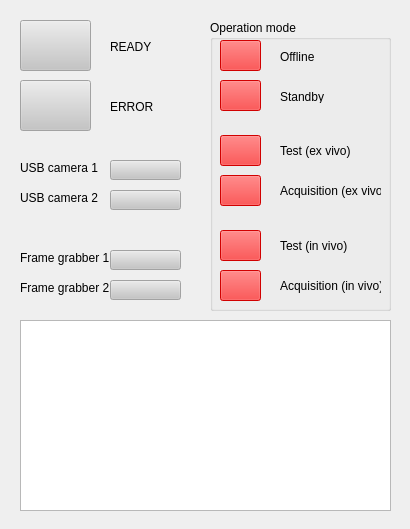
<?xml version="1.0" encoding="UTF-8"?>
<ui version="4.0">
 <class>MainWindow</class>
 <widget class="QMainWindow" name="MainWindow">
  <property name="enabled">
   <bool>true</bool>
  </property>
  <property name="geometry">
   <rect>
    <x>0</x>
    <y>0</y>
    <width>410</width>
    <height>529</height>
   </rect>
  </property>
  <property name="windowTitle">
   <string>Aiming Beam 2.0</string>
  </property>
  <widget class="QWidget" name="centralWidget">
   <widget class="QGroupBox" name="groupBox">
    <property name="geometry">
     <rect>
      <x>210</x>
      <y>20</y>
      <width>181</width>
      <height>291</height>
     </rect>
    </property>
    <property name="title">
     <string>Operation mode</string>
    </property>
    <widget class="QToolButton" name="offline_btn">
     <property name="enabled">
      <bool>false</bool>
     </property>
     <property name="geometry">
      <rect>
       <x>10</x>
       <y>20</y>
       <width>41</width>
       <height>31</height>
      </rect>
     </property>
     <property name="styleSheet">
      <string notr="true">background-color: rgb(255, 0, 0);</string>
     </property>
     <property name="text">
      <string/>
     </property>
    </widget>
    <widget class="QToolButton" name="standby_btn">
     <property name="enabled">
      <bool>false</bool>
     </property>
     <property name="geometry">
      <rect>
       <x>10</x>
       <y>60</y>
       <width>41</width>
       <height>31</height>
      </rect>
     </property>
     <property name="styleSheet">
      <string notr="true">background-color: rgb(255, 0, 0);</string>
     </property>
     <property name="text">
      <string/>
     </property>
    </widget>
    <widget class="QToolButton" name="test_exvivo_btn">
     <property name="enabled">
      <bool>false</bool>
     </property>
     <property name="geometry">
      <rect>
       <x>10</x>
       <y>115</y>
       <width>41</width>
       <height>31</height>
      </rect>
     </property>
     <property name="styleSheet">
      <string notr="true">background-color: rgb(255, 0, 0);</string>
     </property>
     <property name="text">
      <string/>
     </property>
    </widget>
    <widget class="QToolButton" name="acquisition_exvivo_btn">
     <property name="enabled">
      <bool>false</bool>
     </property>
     <property name="geometry">
      <rect>
       <x>10</x>
       <y>155</y>
       <width>41</width>
       <height>31</height>
      </rect>
     </property>
     <property name="styleSheet">
      <string notr="true">background-color: rgb(255, 0, 0);</string>
     </property>
     <property name="text">
      <string/>
     </property>
    </widget>
    <widget class="QLabel" name="offline_label">
     <property name="geometry">
      <rect>
       <x>70</x>
       <y>30</y>
       <width>47</width>
       <height>13</height>
      </rect>
     </property>
     <property name="text">
      <string>Offline</string>
     </property>
    </widget>
    <widget class="QLabel" name="standby_label">
     <property name="geometry">
      <rect>
       <x>70</x>
       <y>70</y>
       <width>47</width>
       <height>13</height>
      </rect>
     </property>
     <property name="text">
      <string>Standby</string>
     </property>
    </widget>
    <widget class="QLabel" name="test_exvivo_label">
     <property name="geometry">
      <rect>
       <x>70</x>
       <y>120</y>
       <width>81</width>
       <height>21</height>
      </rect>
     </property>
     <property name="text">
      <string>Test (ex vivo)</string>
     </property>
    </widget>
    <widget class="QLabel" name="acquisition_exvivo_label">
     <property name="geometry">
      <rect>
       <x>70</x>
       <y>160</y>
       <width>101</width>
       <height>21</height>
      </rect>
     </property>
     <property name="text">
      <string>Acquisition (ex vivo)</string>
     </property>
    </widget>
    <widget class="QToolButton" name="acquisition_invivo_btn">
     <property name="enabled">
      <bool>false</bool>
     </property>
     <property name="geometry">
      <rect>
       <x>10</x>
       <y>250</y>
       <width>41</width>
       <height>31</height>
      </rect>
     </property>
     <property name="styleSheet">
      <string notr="true">background-color: rgb(255, 0, 0);</string>
     </property>
     <property name="text">
      <string/>
     </property>
    </widget>
    <widget class="QLabel" name="acquisition_invivo_label">
     <property name="geometry">
      <rect>
       <x>70</x>
       <y>250</y>
       <width>101</width>
       <height>31</height>
      </rect>
     </property>
     <property name="text">
      <string>Acquisition (in vivo)</string>
     </property>
    </widget>
    <widget class="QToolButton" name="test_invivo_btn">
     <property name="enabled">
      <bool>false</bool>
     </property>
     <property name="geometry">
      <rect>
       <x>10</x>
       <y>210</y>
       <width>41</width>
       <height>31</height>
      </rect>
     </property>
     <property name="styleSheet">
      <string notr="true">background-color: rgb(255, 0, 0);</string>
     </property>
     <property name="text">
      <string/>
     </property>
    </widget>
    <widget class="QLabel" name="test_invivo_label">
     <property name="geometry">
      <rect>
       <x>70</x>
       <y>210</y>
       <width>101</width>
       <height>31</height>
      </rect>
     </property>
     <property name="text">
      <string>Test (in vivo)</string>
     </property>
    </widget>
   </widget>
   <widget class="QPlainTextEdit" name="log_text">
    <property name="enabled">
     <bool>true</bool>
    </property>
    <property name="geometry">
     <rect>
      <x>20</x>
      <y>320</y>
      <width>371</width>
      <height>191</height>
     </rect>
    </property>
    <property name="font">
     <font>
      <pointsize>12</pointsize>
     </font>
    </property>
    <property name="readOnly">
     <bool>true</bool>
    </property>
   </widget>
   <widget class="QToolButton" name="ready_btn">
    <property name="enabled">
     <bool>false</bool>
    </property>
    <property name="geometry">
     <rect>
      <x>20</x>
      <y>20</y>
      <width>71</width>
      <height>51</height>
     </rect>
    </property>
    <property name="styleSheet">
     <string notr="true">background-color: rgb(197, 197, 197);</string>
    </property>
    <property name="text">
     <string/>
    </property>
   </widget>
   <widget class="QToolButton" name="error_btn">
    <property name="enabled">
     <bool>false</bool>
    </property>
    <property name="geometry">
     <rect>
      <x>20</x>
      <y>80</y>
      <width>71</width>
      <height>51</height>
     </rect>
    </property>
    <property name="styleSheet">
     <string notr="true">background-color: rgb(197, 197, 197);</string>
    </property>
    <property name="text">
     <string/>
    </property>
   </widget>
   <widget class="QLabel" name="ready_label">
    <property name="geometry">
     <rect>
      <x>110</x>
      <y>40</y>
      <width>47</width>
      <height>13</height>
     </rect>
    </property>
    <property name="text">
     <string>READY</string>
    </property>
   </widget>
   <widget class="QLabel" name="error_label">
    <property name="geometry">
     <rect>
      <x>110</x>
      <y>100</y>
      <width>47</width>
      <height>13</height>
     </rect>
    </property>
    <property name="text">
     <string>ERROR</string>
    </property>
   </widget>
   <widget class="QLabel" name="label">
    <property name="geometry">
     <rect>
      <x>20</x>
      <y>160</y>
      <width>91</width>
      <height>16</height>
     </rect>
    </property>
    <property name="text">
     <string>USB camera 1</string>
    </property>
   </widget>
   <widget class="QLabel" name="label_2">
    <property name="geometry">
     <rect>
      <x>20</x>
      <y>190</y>
      <width>91</width>
      <height>16</height>
     </rect>
    </property>
    <property name="text">
     <string>USB camera 2</string>
    </property>
   </widget>
   <widget class="QLabel" name="label_3">
    <property name="geometry">
     <rect>
      <x>20</x>
      <y>250</y>
      <width>91</width>
      <height>16</height>
     </rect>
    </property>
    <property name="text">
     <string>Frame grabber 1</string>
    </property>
   </widget>
   <widget class="QLabel" name="label_4">
    <property name="geometry">
     <rect>
      <x>20</x>
      <y>280</y>
      <width>91</width>
      <height>16</height>
     </rect>
    </property>
    <property name="text">
     <string>Frame grabber 2</string>
    </property>
   </widget>
   <widget class="QToolButton" name="USB_1_ready">
    <property name="enabled">
     <bool>false</bool>
    </property>
    <property name="geometry">
     <rect>
      <x>110</x>
      <y>160</y>
      <width>71</width>
      <height>20</height>
     </rect>
    </property>
    <property name="styleSheet">
     <string notr="true">background-color: rgb(197, 197, 197);</string>
    </property>
    <property name="text">
     <string/>
    </property>
   </widget>
   <widget class="QToolButton" name="USB_2_ready">
    <property name="enabled">
     <bool>false</bool>
    </property>
    <property name="geometry">
     <rect>
      <x>110</x>
      <y>190</y>
      <width>71</width>
      <height>20</height>
     </rect>
    </property>
    <property name="styleSheet">
     <string notr="true">background-color: rgb(197, 197, 197);</string>
    </property>
    <property name="text">
     <string/>
    </property>
   </widget>
   <widget class="QToolButton" name="FG_1_ready">
    <property name="enabled">
     <bool>false</bool>
    </property>
    <property name="geometry">
     <rect>
      <x>110</x>
      <y>250</y>
      <width>71</width>
      <height>20</height>
     </rect>
    </property>
    <property name="styleSheet">
     <string notr="true">background-color: rgb(197, 197, 197);</string>
    </property>
    <property name="text">
     <string/>
    </property>
   </widget>
   <widget class="QToolButton" name="FG_2_ready">
    <property name="enabled">
     <bool>false</bool>
    </property>
    <property name="geometry">
     <rect>
      <x>110</x>
      <y>280</y>
      <width>71</width>
      <height>20</height>
     </rect>
    </property>
    <property name="styleSheet">
     <string notr="true">background-color: rgb(197, 197, 197);</string>
    </property>
    <property name="text">
     <string/>
    </property>
   </widget>
  </widget>
 </widget>
 <layoutdefault spacing="6" margin="11"/>
 <resources/>
 <connections/>
</ui>
